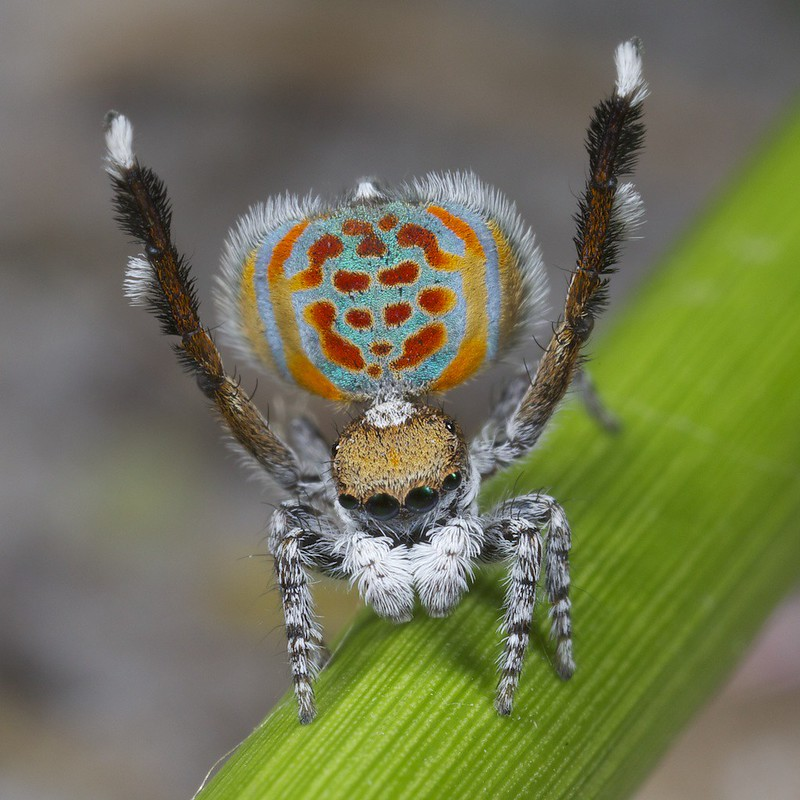
#> input picture dancing-spider.jpg, 800 x 800 px
$ python Canny.py
#> lines starting #> are read from the running program, lines starting #| are printed output that depends on the picture; after the words box and inside, x2 and y2 are one past the last pixel; in counts of white or black regions, pixels touching at a corner belong together
import cv2
import numpy as np
from matplotlib import pyplot as plt


img = cv2.imread('dancing-spider.jpg')
#> img is the input picture: shape (800, 800, 3); mean B, G, R 84.4, 115.6, 112.9
img = cv2.cvtColor(img, cv2.COLOR_BGR2RGB)
gray = cv2.cvtColor(img, cv2.COLOR_BGR2GRAY)
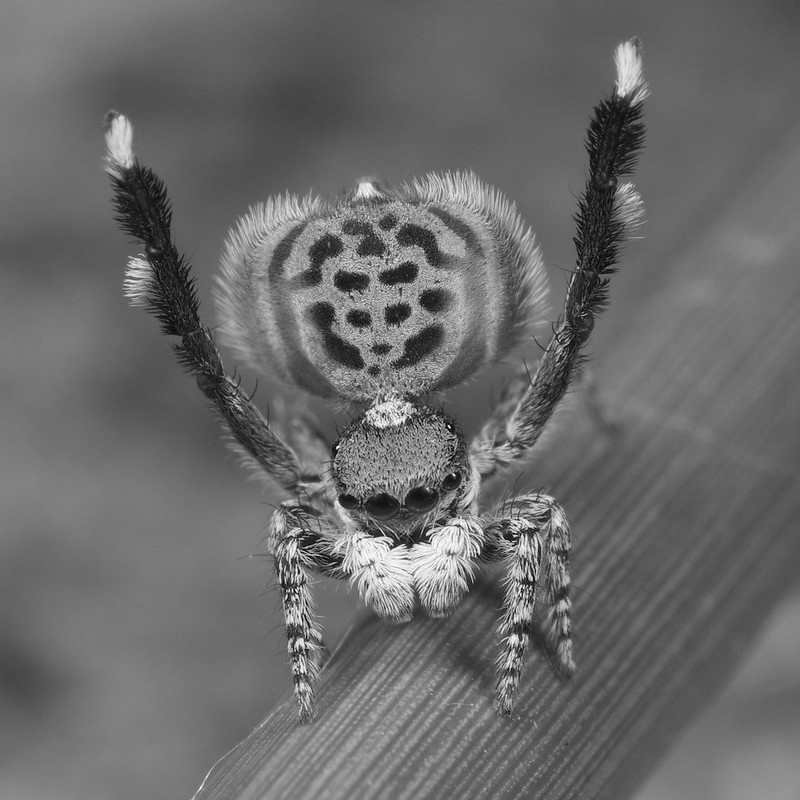
#> gray: shape (800, 800); min 0, max 255, mean 106
img_gaussian = cv2.GaussianBlur(gray,(3,3),0)

#canny
img_canny = cv2.Canny(img, 100, 200, 3, L2gradient=True)
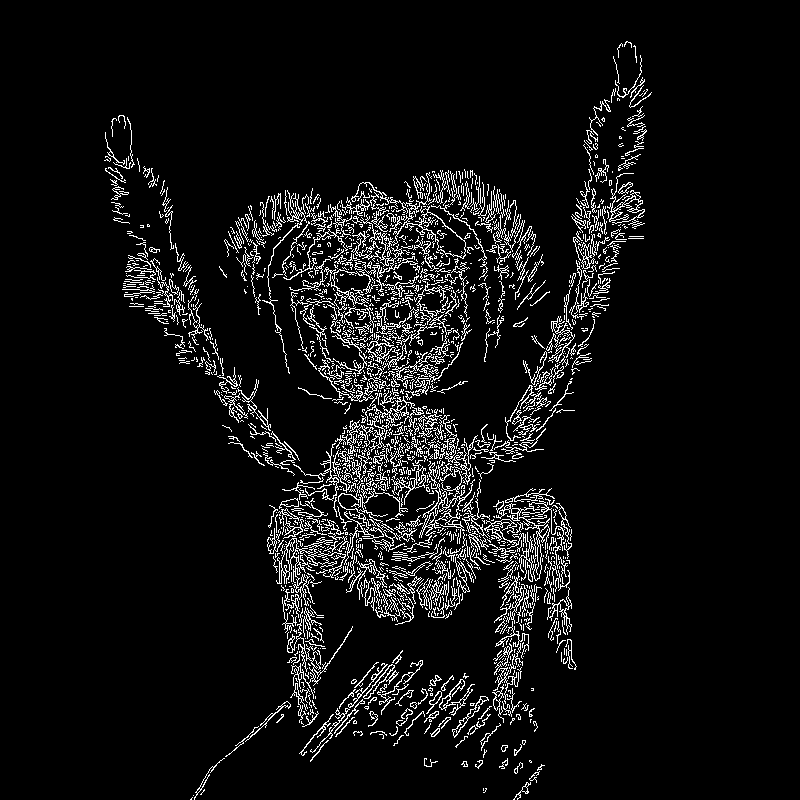
#> img_canny: shape (800, 800); 6.4% white in thin lines or dots, all inside (x1, y1, x2, y2) = (104, 41, 652, 800)

plt.imshow(img)
plt.title('Original')
plt.show()
plt.imshow(img_canny)
plt.title('Canny')
plt.imsave('dancing-spider-canny.png', img_canny, cmap='gray', format='png')
plt.show()
